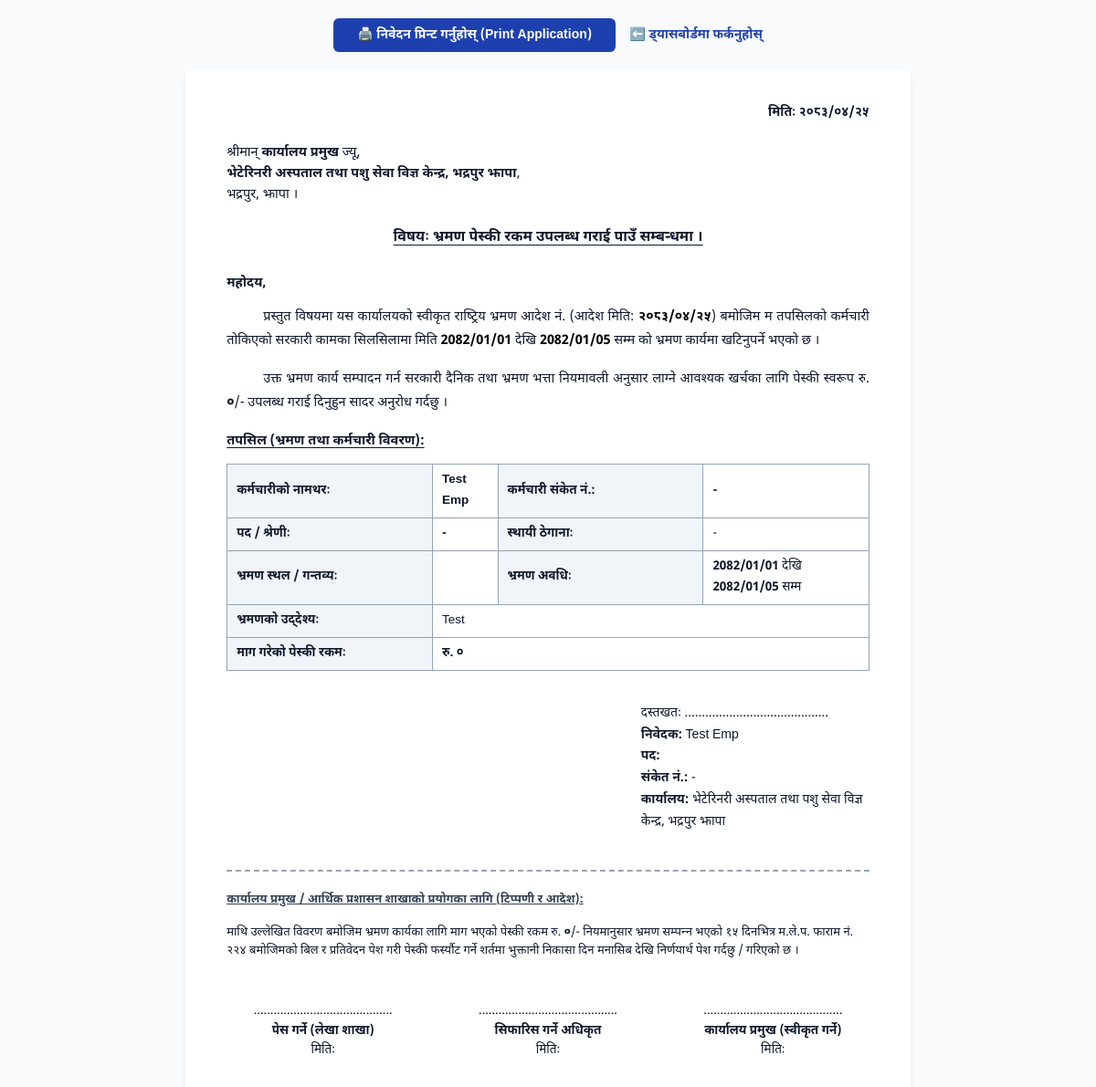
Page /order/1/nivedan/ (signed in) on the committed database.
### travel/models.py (models this page shows, shortened)
class TravelOrder(models.Model):
    STATUS_CHOICES = (
        ('DRAFT', 'मस्यौदा'),
        ('PENDING', 'पेश भएको (विचाराधीन)'),
        ('RECOMMENDED', 'सिफारिस गरिएको'),
        ('APPROVED', 'स्वीकृत'),
        ('FINANCE_CLEARED', 'लेखाबाट फछ्र्यौट भएको'),
        ('REGISTERED', 'दर्ता भई अन्तिम भएको'),
        ('ATTENDANCE_RECORDED', 'हाजिरी खातामा चढाइएको'),
        ('REJECTED', 'अस्वीकृत / फिर्ता'),
    )
    created_by = models.ForeignKey(
        User,
        on_delete=models.SET_NULL,
        null=True,
        blank=True,
        related_name='created_travel_orders',
        verbose_name="सिर्जना गर्ने युजर (Created By)"
    )
    office_ref = models.ForeignKey(
        Office,
        on_delete=models.SET_NULL,
        null=True,
        blank=True,
        verbose_name="सम्बन्धित कार्यालय (Office)"
    )
    status = models.CharField(
        max_length=20,
        choices=STATUS_CHOICES,
        default='DRAFT',
        db_index=True,
        verbose_name="आदेश स्थिति"
    )
    recommended_by = models.ForeignKey(
        User,
        on_delete=models.SET_NULL,
        null=True,
        blank=True,
        related_name='recommended_travel_orders',
        verbose_name="सिफारिस गर्ने"
    )
    approved_by = models.ForeignKey(
        User,
        on_delete=models.SET_NULL,
        null=True,
        blank=True,
        related_name='approved_travel_orders',
        verbose_name="स्वीकृत गर्ने"
    )
    order_number = models.CharField(max_length=50, verbose_name="आदेश नं", blank=True)
    order_date = models.CharField(max_length=50, verbose_name="आदेश मिति", default="२०८३/०४/२५")
    fiscal_year = models.CharField(max_length=20, verbose_name="आर्थिक वर्ष", default="२०८३/८४")
    employee = models.ForeignKey(
        Employee,
        on_delete=models.SET_NULL,
        null=True,
        blank=True,
        verbose_name="कर्मचारी छान्नुहोस् (Employee)"
    )
    person = models.CharField(max_length=100, verbose_name="कर्मचारीको नामथर")
    code_no = models.CharField(max_length=50, verbose_name="कर्मचारी संकेत नं", blank=True, null=True)
    designation = models.CharField(max_length=100, verbose_name="पद", blank=True, null=True)
    office = models.CharField(
        max_length=255,
        default="भेटेरिनरी अस्पताल तथा पशु सेवा विज्ञ केन्द्र, भद्रपुर झापा",
        verbose_name="कार्यालय"
    )
    destination = models.CharField(max_length=255, verbose_name="भ्रमण गर्ने स्थान")
    purpose = models.CharField(max_length=255, verbose_name="भ्रमणको उद्देश्य", default="तोकिएको सरकारी कामकाज")
    start_date = models.CharField(max_length=50, verbose_name="भ्रमण अवधि शुरु मिति")
    end_date = models.CharField(max_length=50, verbose_name="भ्रमण अवधि अन्त्य मिति")
    vehicle_office = models.BooleanField(default=False, verbose_name="साधन: कार्यालयको")
    vehicle_public = models.BooleanField(default=True, verbose_name="साधन: सार्वजनिक")
    vehicle_rent = models.BooleanField(default=False, verbose_name="साधन: भाडाको")
    advance_amount = models.CharField(max_length=50, verbose_name="पेस्की रकम (रु.)", blank=True, null=True)
    advance_words = models.CharField(max_length=255, verbose_name="पेस्की रकम अक्षरमा", blank=True, null=True)
    other_details = models.TextField(verbose_name="भ्रमण सम्बन्धी अन्य आवश्यक विवरण", blank=True, null=True)
    program_name = models.CharField(max_length=255, verbose_name="खर्च जनाउने कार्यक्रम/आयोजनाको नाम", blank=True, null=True)
    traveller_date = models.CharField(max_length=50, verbose_name="भ्रमण गर्ने पदाधिकारीको मिति", blank=True, null=True)
    recommender_date = models.CharField(max_length=50, verbose_name="सिफारिस गर्ने पदाधिकारीको मिति", blank=True, null=True)
    approver_date = models.CharField(max_length=50, verbose_name="भ्रमण स्वीकृत गर्ने पदाधिकारीको मिति", blank=True, null=True)
    admin_date = models.CharField(max_length=50, verbose_name="हाजिरी खातामा जनाएको मिति", blank=True, null=True)
    created_at = models.DateTimeField(auto_now_add=True, verbose_name="सिर्जना मिति")
    updated_at = models.DateTimeField(auto_now=True, verbose_name="अद्यावधिक मिति")
    class Meta:
        verbose_name = "राष्ट्रिय भ्रमण आदेश (म.ले.प. २२३)"
        verbose_name_plural = "राष्ट्रिय भ्रमण आदेशहरू"
        ordering = ['-id']

class Office(models.Model):
    name = models.CharField(max_length=255, verbose_name="कार्यालयको नाम (Office Name)")
    parent_body_1 = models.CharField(
        max_length=255,
        default="कोशी प्रदेश सरकार",
        verbose_name="प्रदेश / संघीय सरकार (Level 1)",
        blank=True,
        null=True
    )
    parent_body_2 = models.CharField(
        max_length=255,
        default="उद्योग, कृषि तथा सहकारी मन्त्रालय",
        verbose_name="मन्त्रालय (Ministry - Level 2)",
        blank=True,
        null=True
    )
    parent_body_3 = models.CharField(
        max_length=255,
        default="पशुपन्छी तथा मत्स्य विकास निर्देशनालय",
        verbose_name="विभाग / निर्देशनालय (Department/Directorate - Level 3)",
        blank=True,
        null=True
    )
    office_code = models.CharField(
        max_length=50,
        default="३१२०२१२०११",
        verbose_name="कार्यालय कोड नं. (Office Code)",
        blank=True,
        null=True
    )
    location = models.CharField(
        max_length=255,
        default="भद्रपुर, झापा",
        verbose_name="ठेगाना / जिल्ला (Location)",
        blank=True,
        null=True
    )
    head_title = models.CharField(
        max_length=100,
        default="कार्यालय प्रमुख",
        verbose_name="कार्यालय प्रमुखको पद (Head Designation)",
        help_text="जस्तै: कार्यालय प्रमुख, प्रमुख प्रशासकीय अधिकृत, आयोजना प्रमुख, महानिर्देशक"
    )
    phone_no = models.CharField(max_length=50, verbose_name="फोन नं.", blank=True, null=True)
    email = models.EmailField(verbose_name="इमेल", blank=True, null=True)
    is_default = models.BooleanField(
        default=False,
        verbose_name="सक्रिय / पूर्वनिर्धारित कार्यालय (Active/Default Office)"
    )
    created_at = models.DateTimeField(auto_now_add=True, verbose_name="सिर्जना मिति")
    updated_at = models.DateTimeField(auto_now=True, verbose_name="अद्यावधिक मिति")
    class Meta:
        verbose_name = "कार्यालय (Office)"
        verbose_name_plural = "कार्यालयहरूको व्यवस्थापन (Offices)"
        ordering = ['-is_default', 'name']

class Employee(models.Model):
    user = models.OneToOneField(
        User,
        on_delete=models.SET_NULL,
        null=True,
        blank=True,
        related_name='employee_profile',
        verbose_name="युजर खाता (User Account)"
    )
    office_ref = models.ForeignKey(
        Office,
        on_delete=models.SET_NULL,
        null=True,
        blank=True,
        verbose_name="सम्बन्धित कार्यालय (Office)"
    )
    name = models.CharField(max_length=100, verbose_name="कर्मचारीको नामथर")
    code_no = models.CharField(max_length=50, verbose_name="कर्मचारी संकेत नं", unique=True)
    designation = models.CharField(max_length=100, verbose_name="पद")
    level = models.CharField(max_length=100, verbose_name="तह / श्रेणी", blank=True, null=True)
    daily_allowance_rate = models.PositiveIntegerField(
        default=1600,
        verbose_name="दैनिक भत्ता दर (रु.)",
        help_text="कर्मचारीको तह अनुसार तोकिएको प्रतिदिन भ्रमण भत्ता दर"
    )
    office = models.CharField(
        max_length=255,
        default="भेटेरिनरी अस्पताल तथा पशु सेवा विज्ञ केन्द्र, भद्रपुर झापा",
        verbose_name="कार्यालयको नाम"
    )
    permanent_address = models.CharField(max_length=255, verbose_name="स्थायी ठेगाना", blank=True, null=True)
    mobile_no = models.CharField(max_length=20, verbose_name="सम्पर्क नं", blank=True, null=True)
    is_active = models.BooleanField(default=True, verbose_name="सक्रिय स्थिति")
    class Meta:
        verbose_name = "कर्मचारी विवरण"
        verbose_name_plural = "कर्मचारीहरूको सूची"
        ordering = ['name']

### travel/views.py (the view)
# urls.py: path('order/<int:pk>/nivedan/', views.order_nivedan, name='order_nivedan'),
@login_required
def order_nivedan(request, pk):
    order = get_object_or_404(TravelOrder.objects.select_related('employee', 'office_ref'), pk=pk)
    if not user_can_access_order(request.user, order):
        messages.error(request, "तपाईंलाई यो पेस्की निवेदन हेर्ने अनुमति छैन।")
        return redirect('/')
    office = order.office_ref or Office.get_default_office()
    return render(request, 'travel_nivedan.html', {
        'title': f'भ्रमण पेस्की माग निवेदन - {order.person}',
        'nivedan_type': 'advance',
        'order': order,
        'office_name': office.name,
        'head_title': office.head_title,
        'location': office.location or 'झापा',
        'current_date': order.order_date or get_today_bs(),
        'is_admin': is_admin(request.user),
    })

### travel/views.py (called while the page is built)
def is_admin(user):
    if not user.is_authenticated:
        return False
    if user.is_superuser:
        return True
    return user.groups.filter(name__in=['Admin', 'प्रशासक', 'व्यवस्थापक']).exists()

def user_can_access_order(user, order):
    if is_admin(user):
        return True
    if order.created_by_id == user.id:
        return True
    if order.employee and order.employee.user_id == user.id:
        return True
    return False

### templates/travel_nivedan.html (shortened to what this page needs)
<!DOCTYPE html>
<html lang="ne">
<head>
</head>
<body>
    <div class="print-btn-bar">
        <button onclick="window.print()" class="btn-print">🖨️ निवेदन प्रिन्ट गर्नुहोस् (Print Application)</button>
        <a href="/" class="btn-back">⬅️ ड्यासबोर्डमा फर्कनुहोस्</a>
    </div>
    <div class="container">
        <div class="nivedan-date">
            मितिः <b>{{ current_date }}</b>
        </div>
        <div class="addressee-block">
            श्रीमान् <b>{{ head_title }}</b> ज्यू,<br>
            <b>{{ office_name }}</b>,<br>
            {{ location }} ।
        </div>
        {% if nivedan_type == 'advance' %}
        <div class="subject-block">
            विषयः <u>भ्रमण पेस्की रकम उपलब्ध गराई पाउँ सम्बन्धमा ।</u>
        </div>
        <div class="salutation">महोदय,</div>
        <div class="letter-content">
            प्रस्तुत विषयमा यस कार्यालयको स्वीकृत राष्ट्रिय भ्रमण आदेश नं. <b>{{ order.order_number }}</b> (आदेश मिति: <b>{{ order.order_date }}</b>) बमोजिम म तपसिलको कर्मचारी तोकिएको सरकारी कामका सिलसिलामा मिति <b>{{ order.start_date }}</b> देखि <b>{{ order.end_date }}</b> सम्म <b>{{ order.destination }}</b> को भ्रमण कार्यमा खटिनुपर्ने भएको छ ।
        </div>
        <div class="letter-content">
            उक्त भ्रमण कार्य सम्पादन गर्न सरकारी दैनिक तथा भ्रमण भत्ता नियमावली अनुसार लाग्ने आवश्यक खर्चका लागि पेस्की स्वरूप रु. <b>{{ order.advance_amount|default:"०" }}</b>/- {% if order.advance_words %}(अक्षरमा: <b>{{ order.advance_words }}</b>){% endif %} उपलब्ध गराई दिनुहुन सादर अनुरोध गर्दछु ।
        </div>
        <div class="tapasil-title">तपसिल (भ्रमण तथा कर्मचारी विवरण):</div>
        <table class="details-table">
            <tr>
                <td class="lbl-col">कर्मचारीको नामथरः</td>
                <td><b>{{ order.person }}</b></td>
                <td class="lbl-col">कर्मचारी संकेत नं.:</td>
                <td><b>{{ order.code_no|default:"-" }}</b></td>
            </tr>
            <tr>
                <td class="lbl-col">पद / श्रेणीः</td>
                <td><b>{{ order.designation|default:"-" }}</b></td>
                <td class="lbl-col">स्थायी ठेगानाः</td>
                <td>{% if order.employee %}{{ order.employee.permanent_address|default:"-" }}{% else %}-{% endif %}</td>
            </tr>
            <tr>
                <td class="lbl-col">भ्रमण स्थल / गन्तव्यः</td>
                <td><b>{{ order.destination }}</b></td>
                <td class="lbl-col">भ्रमण अवधिः</td>
                <td><b>{{ order.start_date }}</b> देखि <b>{{ order.end_date }}</b> सम्म</td>
            </tr>
            <tr>
                <td class="lbl-col">भ्रमणको उद्देश्यः</td>
                <td colspan="3">{{ order.purpose }}</td>
            </tr>
            <tr>
                <td class="lbl-col">माग गरेको पेस्की रकमः</td>
                <td colspan="3"><b>रु. {{ order.advance_amount|default:"०" }}</b> {% if order.advance_words %}(अक्षरमा: <b>{{ order.advance_words }}</b>){% endif %}</td>
            </tr>
        </table>
        <div class="applicant-block">
            <div class="applicant-box">
                दस्तखतः ..........................................<br>
                <b>निवेदक:</b> {{ order.person }}<br>
                <b>पद:</b> {{ order.designation }}<br>
                <b>संकेत नं.:</b> {{ order.code_no|default:"-" }}<br>
                <b>कार्यालय:</b> {{ office_name }}
            </div>
        </div>
        <div class="office-action-section">
            <div class="action-title">कार्यालय प्रमुख / आर्थिक प्रशासन शाखाको प्रयोगका लागि (टिप्पणी र आदेश):</div>
            <p style="font-size:13px; line-height: 1.6;">
                माथि उल्लेखित विवरण बमोजिम भ्रमण कार्यका लागि माग भएको पेस्की रकम रु. <b>{{ order.advance_amount|default:"०" }}</b>/- नियमानुसार भ्रमण सम्पन्न भएको १५ दिनभित्र म.ले.प. फाराम नं. २२४ बमोजिमको बिल र प्रतिवेदन पेश गरी पेस्की फर्स्यौट गर्ने शर्तमा भुक्तानी निकासा दिन मनासिब देखि निर्णयार्थ पेश गर्दछु / गरिएको छ ।
            </p>
            <div class="signatures-row">
                <div class="sig-box">
                    ..........................................<br>
                    <b>पेस गर्ने (लेखा शाखा)</b><br>
                    मितिः
                </div>
                <div class="sig-box">
                    ..........................................<br>
                    <b>सिफारिस गर्ने अधिकृत</b><br>
                    मितिः
                </div>
                <div class="sig-box">
                    ..........................................<br>
                    <b>{{ head_title }} (स्वीकृत गर्ने)</b><br>
                    मितिः
                </div>
            </div>
        </div>
        {% endif %}
    </div>
</body>
</html>

### templates/travel_nivedan.html (style rules this page uses)
* { box-sizing: border-box; margin: 0; padding: 0; }
body { font-family: 'Kalimati', 'Noto Sans Devanagari', Arial, sans-serif; background-color: #f8fafc; color: #0f172a; font-size: 14.5px; line-height: 1.7; padding: 20px; }
.container { max-width: 21cm; margin: 0 auto; background: #ffffff; padding: 35px 45px; box-shadow: 0 4px 6px -1px rgba(0, 0, 0, 0.1); border-radius: 6px; }
.print-btn-bar { text-align: center; margin-bottom: 20px; display: flex; justify-content: center; align-items: center; gap: 15px; }
.btn-print { padding: 9px 26px; font-size: 14px; cursor: pointer; background: #1e40af; color: white; border: none; border-radius: 6px; font-family: inherit; font-weight: 700; transition: background 0.2s; }
.btn-back { color: #1e40af; text-decoration: none; font-weight: 600; font-size: 14px; }
.nivedan-date { text-align: right; font-size: 14px; margin-bottom: 20px; font-weight: 600; }
.addressee-block { margin-bottom: 22px; line-height: 1.6; }
.subject-block { text-align: center; margin: 20px 0 24px 0; font-size: 16px; font-weight: bold; text-decoration: underline; text-underline-offset: 4px; }
.salutation { margin-bottom: 12px; font-weight: 600; }
.letter-content { text-align: justify; text-justify: inter-word; margin-bottom: 16px; line-height: 1.8; text-indent: 40px; }
.letter-content b { font-weight: 700; color: #000; }
.tapasil-title { font-weight: bold; margin: 14px 0 6px 0; text-decoration: underline; text-underline-offset: 3px; }
.details-table { width: 100%; border-collapse: collapse; margin: 12px 0 20px 0; }
.details-table td { border: 1px solid #94a3b8; padding: 6px 10px; font-size: 13.5px; }
.details-table .lbl-col { background-color: #f1f5f9; font-weight: 600; width: 32%; }
.applicant-block { margin-top: 35px; display: flex; justify-content: flex-end; }
.applicant-box { width: 250px; text-align: left; line-height: 1.7; font-size: 14px; }
.office-action-section { margin-top: 40px; border-top: 2px dashed #94a3b8; padding-top: 20px; }
.action-title { font-size: 13px; font-weight: bold; text-decoration: underline; margin-bottom: 15px; color: #334155; }
.signatures-row { display: flex; justify-content: space-between; margin-top: 45px; font-size: 13.5px; }
.sig-box { text-align: center; width: 30%; line-height: 1.6; }

### rows in the picture
TravelOrder: order_date "२०८३/०४/२५", start_date "2082/01/01", end_date "2082/01/05", advance_amount "०", person "Test Emp", code_no "-", designation "-", employee.permanent_address "-", purpose "Test"
Office: head_title "कार्यालय प्रमुख", name "भेटेरिनरी अस्पताल तथा पशु सेवा विज्ञ केन्द्र, भद्रपुर झापा", location "भद्रपुर, झापा"
